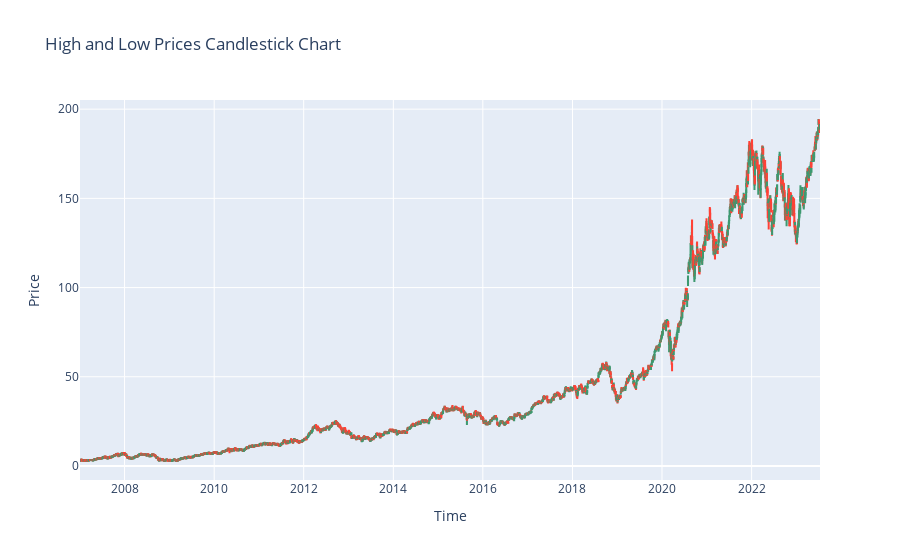

This figure's notebook cell:
### Code cell
import plotly.graph_objects as go

# Assuming your DataFrame is named df and it includes the necessary columns

fig = go.Figure(data=[go.Candlestick(x=df['time'],
                open=df['open'],
                high=df['high'],
                low=df['low'],
                close=df['close'])])

fig.update_layout(title='High and Low Prices Candlestick Chart',
                  xaxis_title='Time',
                  yaxis_title='Price',
                  xaxis_rangeslider_visible=False)  # Hides the range slider for a cleaner look
                 

fig.show()

### Figure 1 — Plotly figure (JSON) as saved in the notebook; plotly's stock layout.template omitted (floating-point values rounded to 4 significant figures; data arrays with more than 128 entries replaced by an {"elided": "..."} marker saying what was removed)
{"data": [{"close": {"elided": "4159 float values"}, "high": {"elided": "4159 float values"}, "low": {"elided": "4159 float values"}, "open": {"elided": "4159 float values"}, "type": "candlestick", "x": {"elided": "4159 str values"}}], "layout": {"title": {"text": "High and Low Prices Candlestick Chart"}, "xaxis": {"rangeslider": {"visible": false}, "title": {"text": "Time"}}, "yaxis": {"title": {"text": "Price"}}}}
